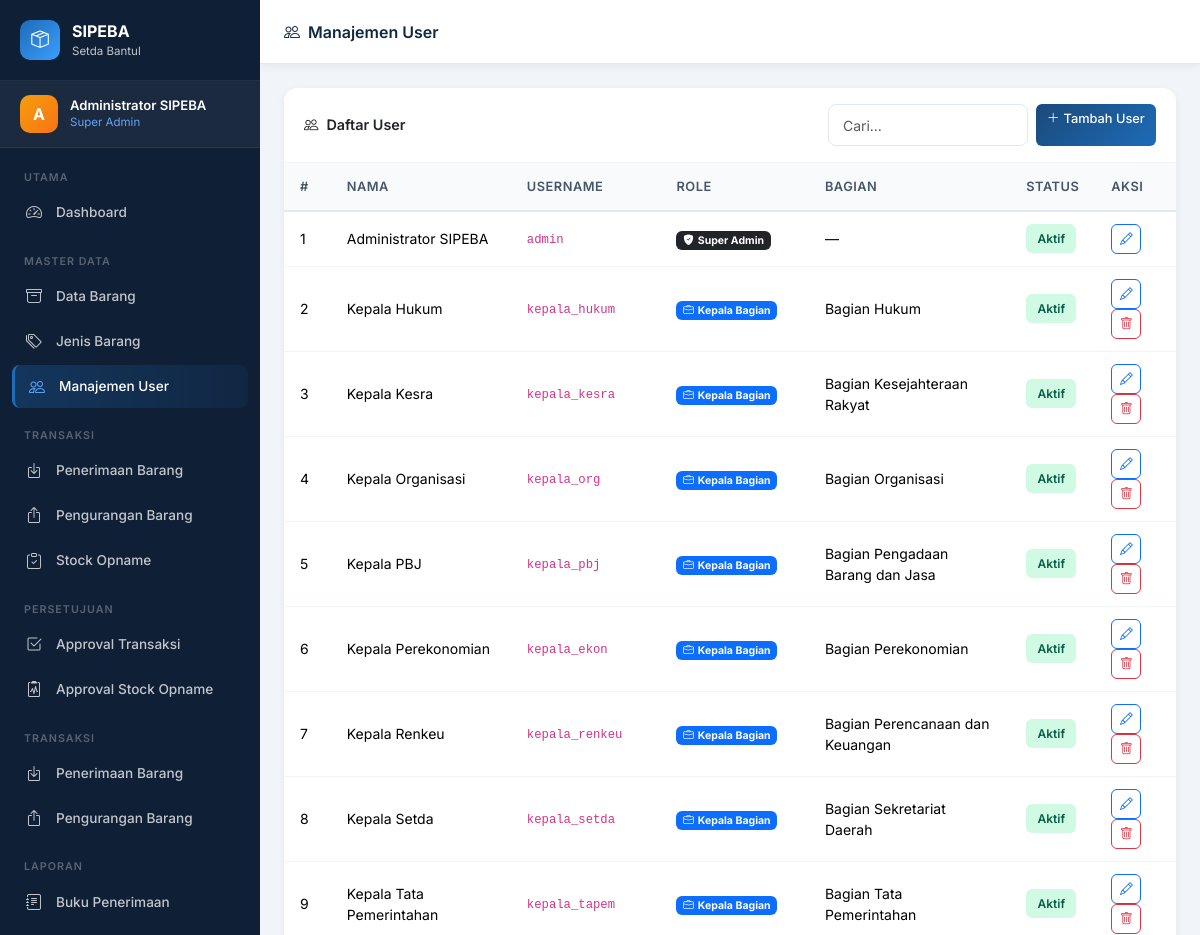
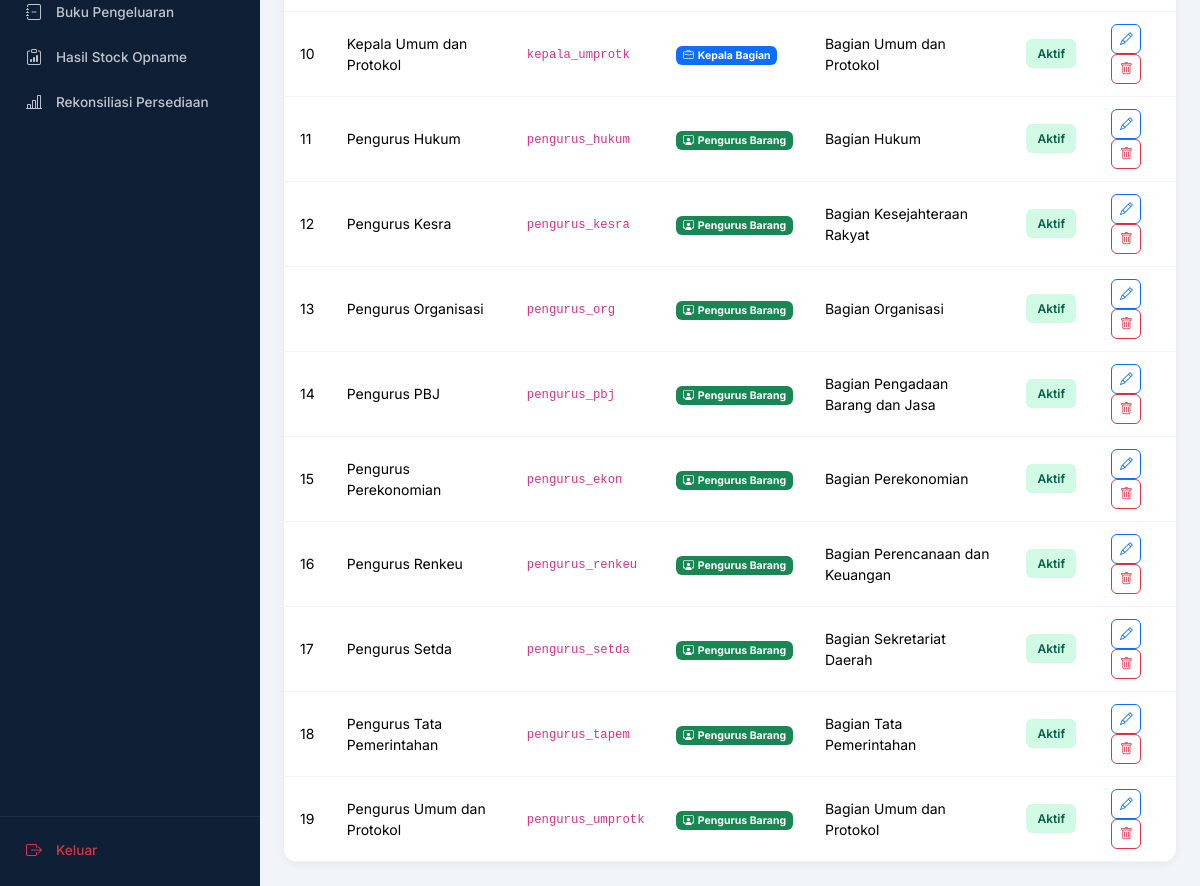
/master_data/users/index.php (signed in), run on an earlier commit of the app's database (2 pictures, top to bottom).
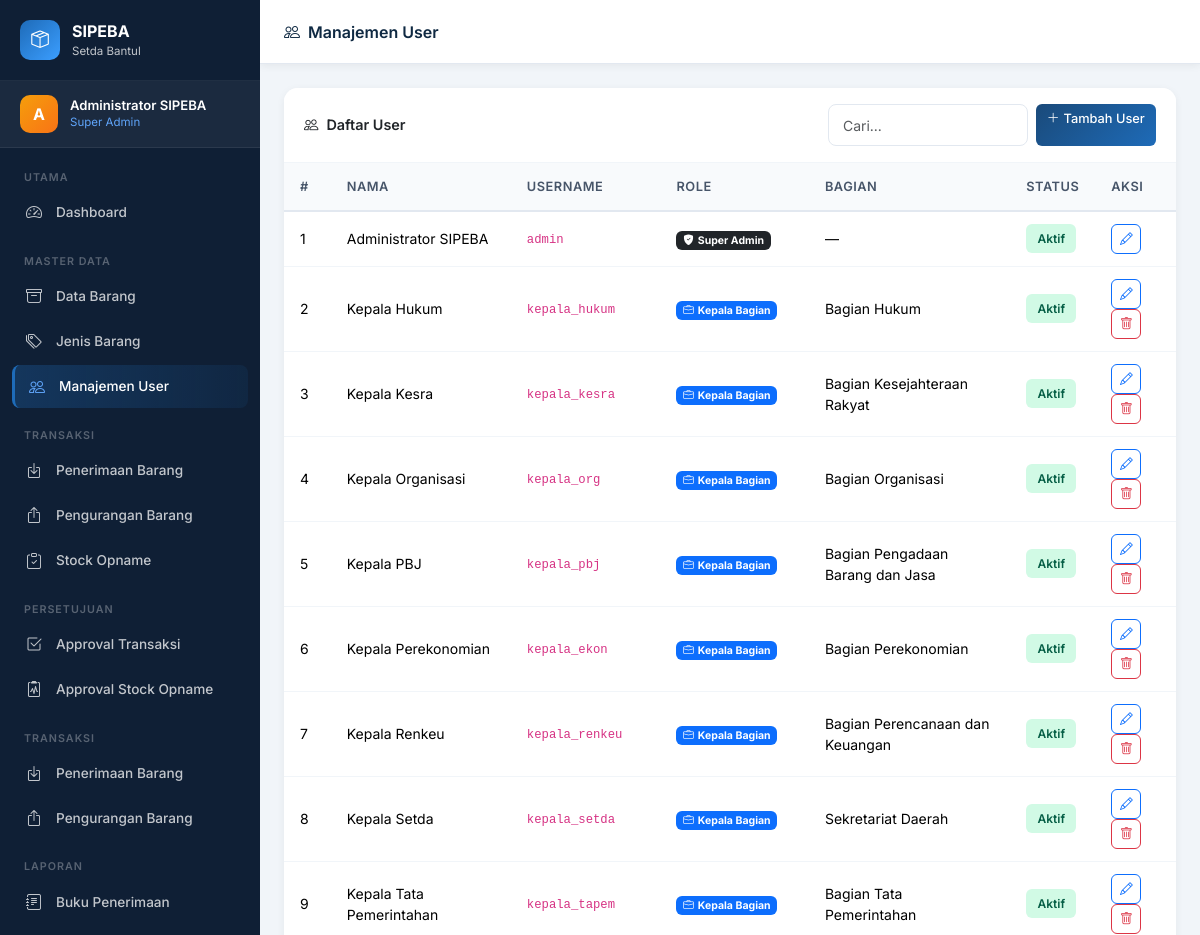
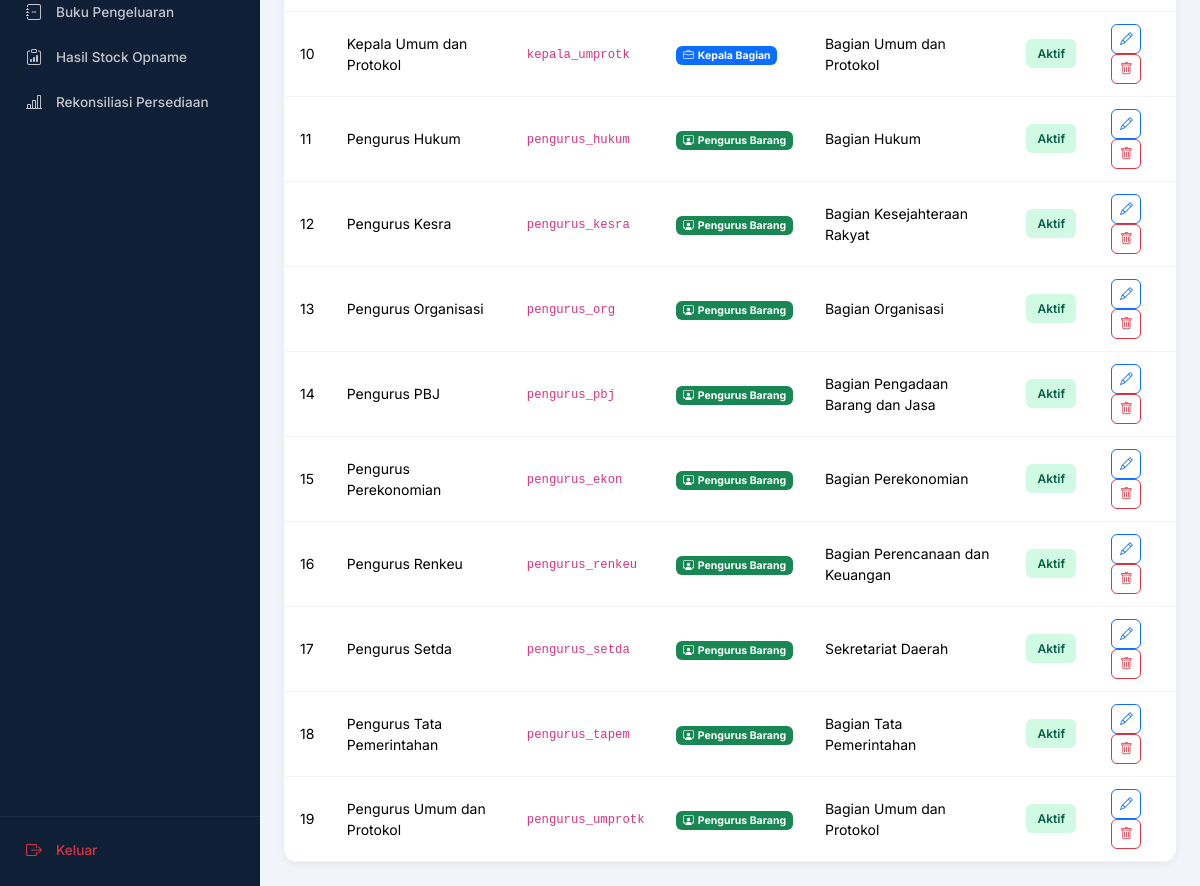
And on a later commit of the database (2 pictures, top to bottom).
### tables this page shows
CREATE TABLE `users` (
  `id` INT UNSIGNED AUTO_INCREMENT PRIMARY KEY,
  `nama` VARCHAR(100) NOT NULL,
  `username` VARCHAR(50) NOT NULL UNIQUE,
  `password` VARCHAR(255) NOT NULL,
  `role` ENUM('superadmin','kepala','pengurus') NOT NULL,
  `id_bagian` INT UNSIGNED NULL,
  `is_active` TINYINT(1) DEFAULT 1,
  `created_at` TIMESTAMP DEFAULT CURRENT_TIMESTAMP,
  FOREIGN KEY (`id_bagian`) REFERENCES `bagian`(`id`) ON DELETE SET NULL
);

CREATE TABLE `bagian` (
  `id` INT UNSIGNED AUTO_INCREMENT PRIMARY KEY,
  `kode` VARCHAR(10) NOT NULL UNIQUE,
  `nama` VARCHAR(100) NOT NULL,
  `created_at` TIMESTAMP DEFAULT CURRENT_TIMESTAMP
);

### config/auth.php (called while the page is built, shortened)
<?php
function getCurrentUser(): array {
    return $_SESSION['user'] ?? [];
}
function getUserRole(): string {
    return $_SESSION['user']['role'] ?? '';
}
function getUserId(): int {
    return (int)($_SESSION['user_id'] ?? 0);
}

### master_data/users/index.php (the view, shortened to what this page needs)
<?php
require_once __DIR__ . '/../../config/bootstrap.php';
$users = $conn->query("
    SELECT u.*, b.nama AS nama_bagian
    FROM users u LEFT JOIN bagian b ON u.id_bagian=b.id
    ORDER BY u.role, u.nama
");
include BASE_PATH . '/includes/header.php';
include BASE_PATH . '/includes/sidebar.php';
?>
<div class="main-content">
  <div class="topbar">
    <div class="topbar-title"><i class="bi bi-people me-2"></i>Manajemen User</div>
  </div>
  <div class="page-content">
    <div class="card">
      <div class="card-header d-flex align-items-center justify-content-between">
        <span><i class="bi bi-people me-2"></i>Daftar User</span>
        <div class="d-flex gap-2">
          <input type="text" class="form-control form-control-sm" style="width:200px" data-table-search="userTable" placeholder="Cari...">
          <a href="create.php" class="btn btn-primary btn-sm"><i class="bi bi-plus-lg me-1"></i>Tambah User</a>
        </div>
      </div>
      <div class="table-wrapper">
        <table class="table" id="userTable">
          <thead><tr><th>#</th><th>Nama</th><th>Username</th><th>Role</th><th>Bagian</th><th>Status</th><th>Aksi</th></tr></thead>
          <tbody>
            <?php $no=1; while($u=$users->fetch_assoc()): ?>
            <tr>
              <td><?=$no++?></td>
              <td><?=htmlspecialchars($u['nama'])?></td>
              <td><code><?=htmlspecialchars($u['username'])?></code></td>
              <td>
                <?php
                $rc=['superadmin'=>['bg-dark','bi-shield-fill-check'],'kepala'=>['bg-primary','bi-briefcase'],'pengurus'=>['bg-success','bi-person-workspace']];
                $rl=['superadmin'=>'Super Admin','kepala'=>'Kepala Bagian','pengurus'=>'Pengurus Barang'];
                [$rbg,$ric]=$rc[$u['role']]??['bg-secondary','bi-person'];
                ?>
                <span class="badge <?=$rbg?>"><i class="bi <?=$ric?> me-1"></i><?=$rl[$u['role']]??$u['role']?></span>
              </td>
              <td><?=htmlspecialchars($u['nama_bagian']??'—')?></td>
              <td><span class="badge-sipeba <?=$u['is_active']?'badge-approved':'badge-rejected'?>"><?=$u['is_active']?'Aktif':'Non-Aktif'?></span></td>
              <td>
                <a href="edit.php?id=<?=$u['id']?>" class="btn btn-sm btn-outline-primary btn-icon" data-bs-toggle="tooltip" title="Edit"><i class="bi bi-pencil"></i></a>
                <?php if($u['id']!==getUserId()&&$u['role']!=='superadmin'): ?>
                <form method="POST" class="d-inline">
                  <button type="submit" class="btn btn-sm btn-outline-danger btn-icon" data-confirm="Hapus user <?=htmlspecialchars($u['nama'])?>?" data-bs-toggle="tooltip" title="Hapus"><i class="bi bi-trash"></i></button>
                </form>
                <?php endif; ?>
              </td>
            </tr>
            <?php endwhile; ?>
          </tbody>
        </table>
      </div>
    </div>
  </div>
</div>
<?php include BASE_PATH . '/includes/footer.php'; ?>

### includes/header.php (shortened to what this page needs)
<!DOCTYPE html>
<html lang="id">
<head>
  <link href="https://cdn.jsdelivr.net/npm/bootstrap@5.3.2/dist/css/bootstrap.min.css" rel="stylesheet">
  <link href="https://cdn.jsdelivr.net/npm/bootstrap-icons@1.11.3/font/bootstrap-icons.css" rel="stylesheet">
  <link href="<?= BASE_URL ?>/assets/css/style.css" rel="stylesheet">
</head>
<body>
<div class="wrapper">

### includes/sidebar.php (shortened to what this page needs)
<?php
$user = getCurrentUser();
$role = getUserRole();
$curPath = $_SERVER['PHP_SELF'];
function isActive(string $path): string {
    global $curPath;
    return (strpos($curPath, $path) !== false) ? 'active' : '';
}
?>
<nav id="sidebar" class="sidebar">
  <div class="sidebar-brand">
    <div class="brand-icon"><i class="bi bi-box-seam"></i></div>
    <div class="brand-text">
      <span class="brand-name">SIPEBA</span>
      <span class="brand-sub">Setda Bantul</span>
    </div>
  </div>
  <div class="sidebar-user">
    <div class="user-avatar">
      <?= strtoupper(substr($user['nama'] ?? 'U', 0, 1)) ?>
    </div>
    <div class="user-info">
      <div class="user-name"><?= htmlspecialchars($user['nama'] ?? '') ?></div>
      <div class="user-role">
        <?php
        $roleLabel = ['superadmin' => 'Super Admin', 'kepala' => 'Kepala Bagian', 'pengurus' => 'Pengurus Barang'];
        echo $roleLabel[$role] ?? $role;
        ?>
      </div>
    </div>
  </div>
  <div class="sidebar-menu">
    <div class="menu-group">
      <span class="menu-label">Utama</span>
      <a href="<?= BASE_URL ?>/dashboard.php"
         class="menu-item <?= isActive('/dashboard.php') ?>">
        <i class="bi bi-speedometer2"></i><span>Dashboard</span>
      </a>
    </div>
    <div class="menu-group">
      <span class="menu-label">Master Data</span>
      <a href="<?= BASE_URL ?>/master_data/barang/index.php" class="menu-item <?= isActive('/barang/') ?>">
        <i class="bi bi-archive"></i><span>Data Barang</span>
      </a>
      <a href="<?= BASE_URL ?>/master_data/jenis_barang/index.php" class="menu-item <?= isActive('/jenis_barang/') ?>">
        <i class="bi bi-tags"></i><span>Jenis Barang</span>
      </a>
      <?php if ($role === 'superadmin'): ?>
      <a href="<?= BASE_URL ?>/master_data/users/index.php" class="menu-item <?= isActive('/users/') ?>">
        <i class="bi bi-people"></i><span>Manajemen User</span>
      </a>
      <?php endif; ?>
    </div>
    <?php if (in_array($role, ['pengurus', 'superadmin'])): ?>
    <div class="menu-group">
      <span class="menu-label">Transaksi</span>
      <a href="<?= BASE_URL ?>/transaksi/penerimaan/index.php" class="menu-item <?= isActive('/penerimaan/') ?>">
        <i class="bi bi-box-arrow-in-down"></i><span>Penerimaan Barang</span>
      </a>
      <a href="<?= BASE_URL ?>/transaksi/pengurangan/index.php" class="menu-item <?= isActive('/pengurangan/') ?>">
        <i class="bi bi-box-arrow-up"></i><span>Pengurangan Barang</span>
      </a>
      <a href="<?= BASE_URL ?>/transaksi/stock_opname/index.php" class="menu-item <?= isActive('/stock_opname/') ?>">
        <i class="bi bi-clipboard-check"></i><span>Stock Opname</span>
      </a>
    </div>
    <?php endif; ?>
    <?php if (in_array($role, ['kepala', 'superadmin'])): ?>
    <div class="menu-group">
      <span class="menu-label">Persetujuan</span>
      <a href="<?= BASE_URL ?>/persetujuan/transaksi/index.php" class="menu-item <?= isActive('/persetujuan/transaksi/') ?>">
        <i class="bi bi-check2-square"></i><span>Approval Transaksi</span>
      </a>
      <a href="<?= BASE_URL ?>/persetujuan/stock_opname/index.php" class="menu-item <?= isActive('/persetujuan/stock_opname/') ?>">
        <i class="bi bi-clipboard2-pulse"></i><span>Approval Stock Opname</span>
      </a>
    </div>
    <div class="menu-group">
      <span class="menu-label">Transaksi</span>
      <a href="<?= BASE_URL ?>/transaksi/penerimaan/index.php" class="menu-item <?= isActive('/penerimaan/') ?>">
        <i class="bi bi-box-arrow-in-down"></i><span>Penerimaan Barang</span>
      </a>
      <a href="<?= BASE_URL ?>/transaksi/pengurangan/index.php" class="menu-item <?= isActive('/pengurangan/') ?>">
        <i class="bi bi-box-arrow-up"></i><span>Pengurangan Barang</span>
      </a>
    </div>
    <?php endif; ?>
    <div class="menu-group">
      <span class="menu-label">Laporan</span>
      <a href="<?= BASE_URL ?>/laporan/buku_penerimaan.php" class="menu-item <?= isActive('/buku_penerimaan') ?>">
        <i class="bi bi-journal-text"></i><span>Buku Penerimaan</span>
      </a>
      <a href="<?= BASE_URL ?>/laporan/buku_pengeluaran.php" class="menu-item <?= isActive('/buku_pengeluaran') ?>">
        <i class="bi bi-journal-minus"></i><span>Buku Pengeluaran</span>
      </a>
      <a href="<?= BASE_URL ?>/laporan/stock_opname.php" class="menu-item <?= isActive('/laporan/stock_opname') ?>">
        <i class="bi bi-clipboard-data"></i><span>Hasil Stock Opname</span>
      </a>
      <a href="<?= BASE_URL ?>/laporan/rekonsiliasi.php" class="menu-item <?= isActive('/rekonsiliasi') ?>">
        <i class="bi bi-bar-chart-line"></i><span>Rekonsiliasi Persediaan</span>
      </a>
    </div>
  </div>
  <div class="sidebar-footer">
    <a href="<?= BASE_URL ?>/auth/logout.php" class="menu-item text-danger" onclick="return confirm('Yakin ingin keluar?')">
      <i class="bi bi-box-arrow-right"></i><span>Keluar</span>
    </a>
  </div>
</nav>

### includes/footer.php (shortened to what this page needs)
  </div>
</body>
</html>

What changed in the data, as far as the page shows it:
changed through a linked row, users "Kepala Setda": id_bagian.nama "Bagian Sekretariat Daerah" → "Sekretariat Daerah"
changed through a linked row, users "Pengurus Setda": id_bagian.nama "Bagian Sekretariat Daerah" → "Sekretariat Daerah"
